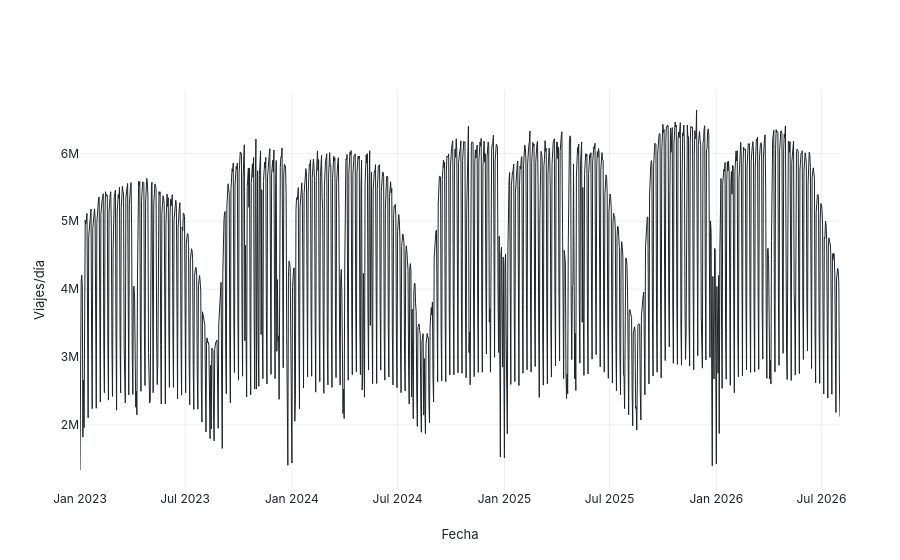
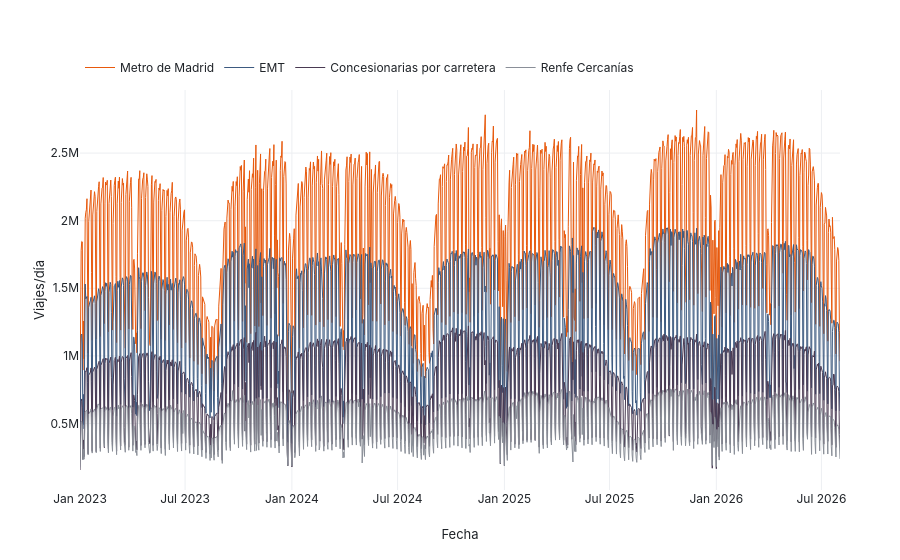
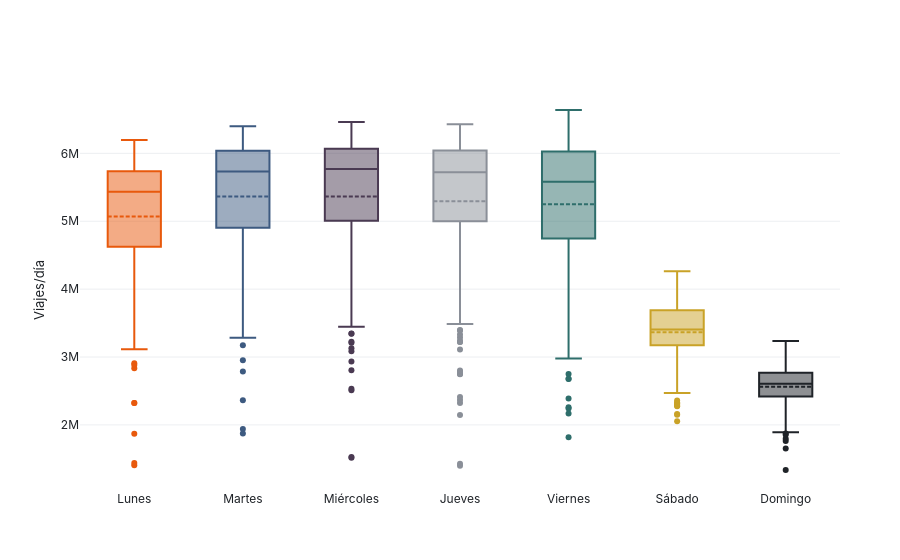
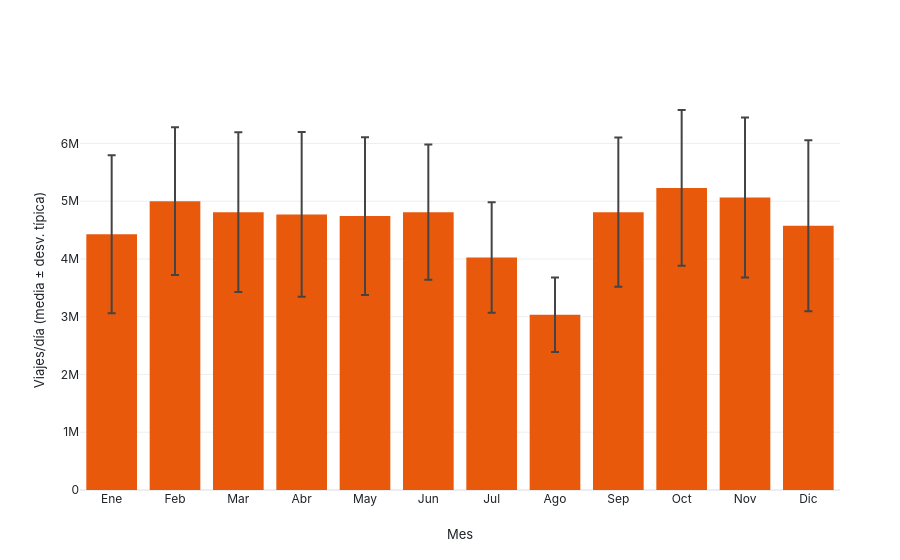

Notebook code cell kept with these figures, in order:
### Code cell
from src.evaluation.memoria_figures import (
    annual_seasonality_figure,
    error_dispersion_figure,
    operator_demand_figure,
    total_series_figure,
    weekly_seasonality_figure,
)

# --- La serie y su estructura estacional ---
display(total_series_figure(features))
display(operator_demand_figure(features))
display(weekly_seasonality_figure(features))
display(annual_seasonality_figure(features))

### Figure 1 — Plotly figure (JSON) as saved in the notebook; plotly's stock layout.template omitted (floating-point values rounded to 4 significant figures; data arrays with more than 128 entries replaced by an {"elided": "..."} marker saying what was removed)
{"data": [{"line": {"color": "#1F2328", "width": 1}, "mode": "lines", "name": "Total", "type": "scatter", "x": {"elided": "1310 str values"}, "y": {"elided": "1310 int values"}}], "layout": {"showlegend": false, "xaxis": {"title": {"text": "Fecha"}}, "yaxis": {"title": {"text": "Viajes/día"}}}}

### Figure 2 — Plotly figure (JSON) as saved in the notebook; plotly's stock layout.template omitted (floating-point values rounded to 4 significant figures; data arrays with more than 128 entries replaced by an {"elided": "..."} marker saying what was removed)
{"data": [{"line": {"color": "#E8590C", "width": 1}, "mode": "lines", "name": "Metro de Madrid", "type": "scatter", "x": {"elided": "1310 str values"}, "y": {"elided": "1310 int values"}}, {"line": {"color": "#3D5A80", "width": 1}, "mode": "lines", "name": "EMT", "type": "scatter", "x": {"elided": "1310 str values"}, "y": {"elided": "1310 int values"}}, {"line": {"color": "#4A3A52", "width": 1}, "mode": "lines", "name": "Concesionarias por carretera", "type": "scatter", "x": {"elided": "1310 str values"}, "y": {"elided": "1310 int values"}}, {"line": {"color": "#8A8F98", "width": 1}, "mode": "lines", "name": "Renfe Cercanías", "type": "scatter", "x": {"elided": "1310 str values"}, "y": {"elided": "1310 int values"}}], "layout": {"legend": {"orientation": "h", "y": 1.02, "yanchor": "bottom"}, "xaxis": {"title": {"text": "Fecha"}}, "yaxis": {"title": {"text": "Viajes/día"}}}}

### Figure 3 — Plotly figure (JSON) as saved in the notebook; plotly's stock layout.template omitted (floating-point values rounded to 4 significant figures; data arrays with more than 128 entries replaced by an {"elided": "..."} marker saying what was removed)
{"data": [{"boxmean": true, "marker": {"color": "#E8590C"}, "name": "Lunes", "type": "box", "y": {"elided": "187 int values"}}, {"boxmean": true, "marker": {"color": "#3D5A80"}, "name": "Martes", "type": "box", "y": {"elided": "187 int values"}}, {"boxmean": true, "marker": {"color": "#4A3A52"}, "name": "Miércoles", "type": "box", "y": {"elided": "187 int values"}}, {"boxmean": true, "marker": {"color": "#8A8F98"}, "name": "Jueves", "type": "box", "y": {"elided": "187 int values"}}, {"boxmean": true, "marker": {"color": "#2E6E6B"}, "name": "Viernes", "type": "box", "y": {"elided": "187 int values"}}, {"boxmean": true, "marker": {"color": "#C9A227"}, "name": "Sábado", "type": "box", "y": {"elided": "187 int values"}}, {"boxmean": true, "marker": {"color": "#1F2328"}, "name": "Domingo", "type": "box", "y": {"elided": "188 int values"}}], "layout": {"showlegend": false, "yaxis": {"title": {"text": "Viajes/día"}}}}

### Figure 4 — Plotly figure (JSON) as saved in the notebook; plotly's stock layout.template omitted (floating-point values rounded to 4 significant figures)
{"data": [{"error_y": {"array": [1367000.0, 1281000.0, 1382000.0, 1428000.0, 1365000.0, 1170000.0, 955300.0, 644600.0, 1291000.0, 1348000.0, 1385000.0, 1479000.0], "type": "data", "visible": true}, "marker": {"color": "#E8590C"}, "type": "bar", "x": ["Ene", "Feb", "Mar", "Abr", "May", "Jun", "Jul", "Ago", "Sep", "Oct", "Nov", "Dic"], "y": [4429000.0, 5001000.0, 4810000.0, 4772000.0, 4743000.0, 4810000.0, 4026000.0, 3034000.0, 4810000.0, 5231000.0, 5065000.0, 4575000.0]}], "layout": {"showlegend": false, "xaxis": {"title": {"text": "Mes"}}, "yaxis": {"title": {"text": "Viajes/día (media ± desv. típica)"}}}}
